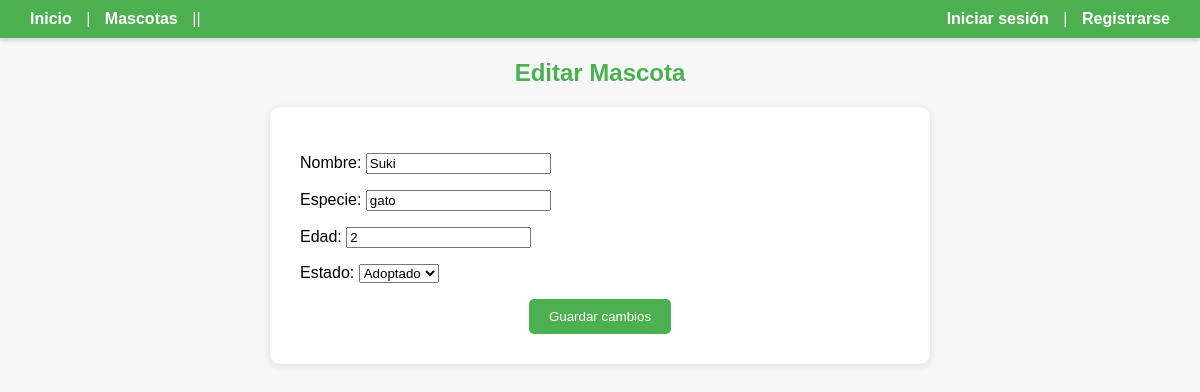
The page /mascota/editar/3/ on the database its author committed.
### Mascota/models.py (models this page shows, shortened)
class Mascota(models.Model):
    ESTADO_CHOICES = [
        ('adopcion', 'Adopción'),
        ('adoptado', 'Adoptado'),
    ]
    id = models.IntegerField(primary_key=True)
    nombre = models.CharField(max_length=100)
    especie = models.CharField(max_length=50)
    edad = models.CharField(max_length=100)
    estado = models.CharField(max_length=10,
        choices=ESTADO_CHOICES,
        default='adopcion')
    fecha_ingreso = models.DateTimeField(auto_now_add=True)

### Mascota/views.py (the view)
# urls.py: path('mascota/editar/<int:pk>/', views.editar_mascota, name='editar_mascota'),
def editar_mascota(request, pk):
    mascota = get_object_or_404(Mascota, pk=pk)
    if request.method == 'POST':
        form = MascotaForm(request.POST, instance=mascota)
        if form.is_valid():
            form.save()
            return redirect('listado_mascota')
    else:
        form = MascotaForm(instance=mascota)
    return render(request, 'Mascota/editar_mascota.html', {'form': form})

### Mascota/forms.py
class MascotaForm(forms.ModelForm):
    class Meta:
        model = Mascota
        fields = ['nombre','especie','edad','estado']

### Mascota/templates/Mascota/editar_mascota.html (shortened to what this page needs)
{% extends 'pagina/base.html' %}
{% block content %}
  <h2 style="text-align: center; color: #4CAF50; margin-top: 20px;">Editar Mascota</h2>
  <div style="max-width: 600px; margin: 0 auto; background: white; padding: 30px; border-radius: 10px; box-shadow: 0 2px 8px rgba(0,0,0,0.1); margin-top: 20px;">
    <form method="post">
      <div style="margin-bottom: 15px;">
        {{ form.as_p }}
      </div>
      <div style="text-align: center;">
        <button type="submit" style="padding: 10px 20px; background-color: #4CAF50; color: white; border: none; border-radius: 5px; cursor: pointer;">
          Guardar cambios
        </button>
      </div>
    </form>
  </div>
{% endblock %}

### pagina/templates/pagina/base.html (style rules this page uses)
body { font-family: Arial, sans-serif; margin: 0; padding: 0; background-color: #f7f7f7; }

### rows shown on the page
Mascota: nombre "Suki", especie "gato", edad "2", estado "Adoptado"
